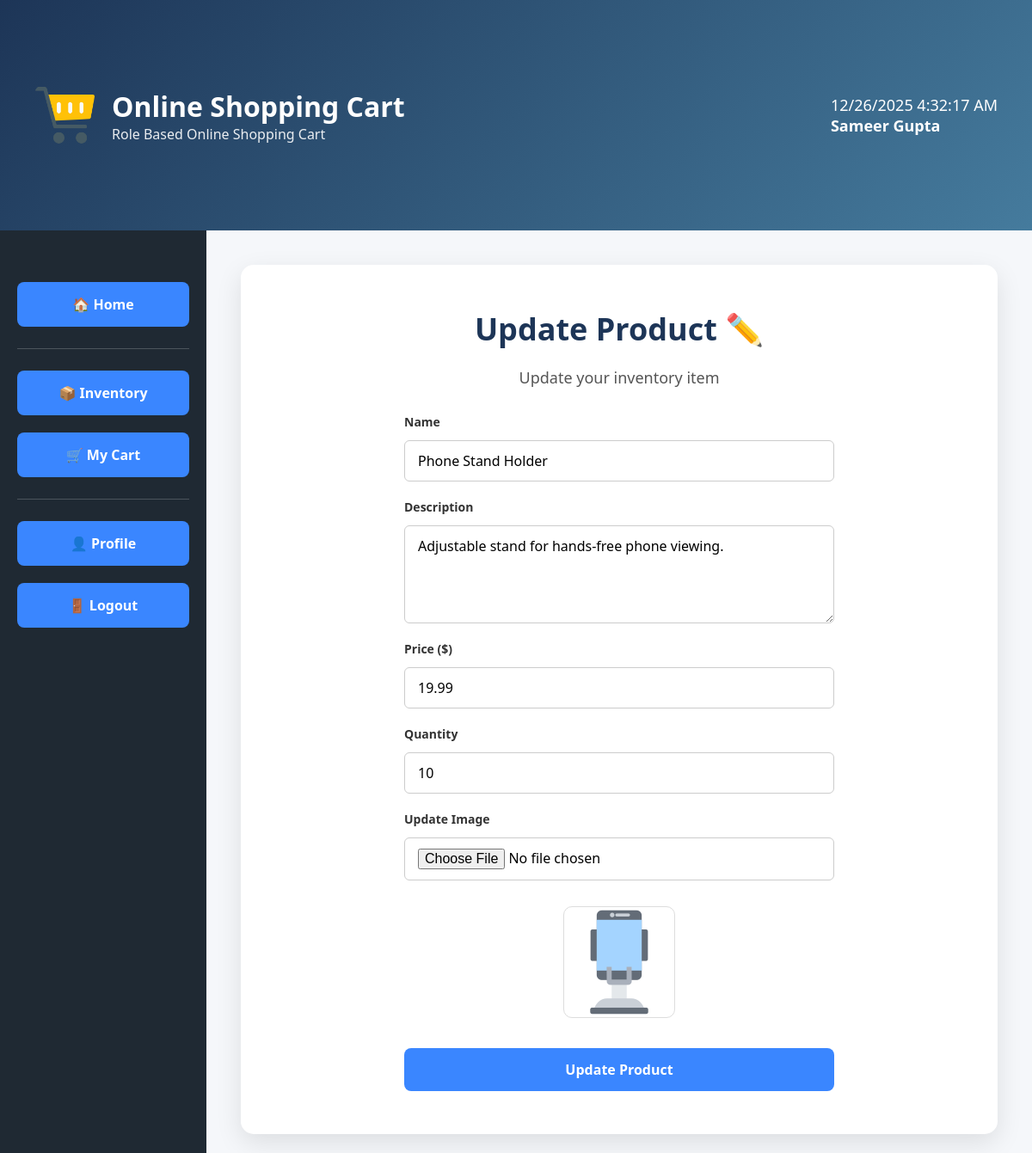
Page /seller/update-inventory/20 (signed in) on the committed database.
### src/models/inventory.py (models this page shows)
class Inventory(SQLModel, table=True):
    __tablename__ = "inventory"
    id: Optional[int] = Field(default=None, primary_key=True)
    name: str = Field(nullable=False, index=True)
    description: Optional[str] = Field(default=None)
    price: float = Field(nullable=False, gt=0)
    quantity: int = Field(default=0, ge=0)
    image: Optional[str] = Field(default=None)
    seller_id: int = Field(foreign_key="users.id", nullable=False)
    seller: Optional["User"] = Relationship(  # noqa
        sa_relationship_kwargs={"lazy": "select"},  # lazy loading
        back_populates=None,  # one-directional
    )
    is_active: bool = Field(default=True, index=True)
    created_at: datetime = Field(
        default_factory=get_utc_now, alias="created_at", index=True
    )
    updated_at: datetime = Field(
        default_factory=get_utc_now, alias="updated_at", index=True
    )

### src/routes/seller.py (the view, shortened to what this page needs)
@seller.route("/update-inventory/<int:item_id>", methods=["GET", "POST"])
@role_required("seller")
def update_inventory(item_id: int):
    seller_id = session.get("user_id")
    with Session(engine) as db:
        inventory = db.exec(
            select(Inventory).where(
                Inventory.id == item_id,
                Inventory.seller_id == seller_id,
                Inventory.is_active == True,  # noqa
            )
        ).one_or_none()
        if not inventory:
            message = "Inventory item not found"
            flash(message, "Error")
            logger.warning(message)
            return redirect(url_for("seller.dashboard"))
        if request.method == "GET":
            return render_template("seller/update_inventory.html", inventory=inventory, )
    return redirect(url_for("seller.dashboard"))

### src/utilities/security.py (called while the page is built, shortened)
def role_required(*allowed_roles: str):
    allowed_roles_set = {role.lower() for role in allowed_roles}
    def decorator(view):
        @wraps(view)
        def wrapped_view(*args, **kwargs):
            user_id = session.get("user_id")
            user_role = session.get("role")
            logger.debug(
                "Role access granted: user_id=%s role=%s path=%s",
                user_id,
                user_role,
                request.path,
            )
            return view(*args, **kwargs)
        return wrapped_view
    return decorator

### templates/seller/update_inventory.html (shortened to what this page needs)
{% extends "base.html" %}
{% block body %}
{% include "fragments/header.html" %}
<div class="container">
    {% include "fragments/navigation.html" %}
    <div class="content">
        <main class="landing-card">
            <h2>Update Product ✏️</h2>
            <p>Update your inventory item</p>
            <form class="auth-form"
                  method="post"
                  enctype="multipart/form-data">
                <div class="form-group">
                    <label>Name</label>
                    <input type="text" name="name"
                           value="{{ inventory.name }}" required>
                </div>
                <div class="form-group">
                    <label>Description</label>
                    <textarea name="description"
                              class="form-textarea"
                              rows="4"
                              required>{{ inventory.description }}</textarea>
                </div>
                <div class="form-group">
                    <label>Price ($)</label>
                    <input type="number"
                           step="0.01"
                           name="price"
                           value="{{ inventory.price }}"
                           required>
                </div>
                <div class="form-group">
                    <label>Quantity</label>
                    <input type="number"
                           name="quantity"
                           value="{{ inventory.quantity }}"
                           min="0"
                           required>
                </div>
                <div class="form-group">
                    <label>Update Image</label>
                    <input type="file"
                           name="image"
                           accept="image/*">
                </div>
                {% if inventory.image %}
                <div class="image-preview">
                    <img src="{{ url_for('static', filename='uploads/' + inventory.image) }}">
                </div>
                {% endif %}
                <button type="submit">Update Product</button>
            </form>
        </main>
    </div>
</div>
{% endblock %}

### static/css/style.css (style rules this page uses)
* { margin: 0; padding: 0; box-sizing: border-box; font-family: "Segoe UI", Tahoma, sans-serif; }
body { height: 100vh; background: #f5f7fa; overflow: hidden; }
.container { display: flex; height: 80vh; overflow-y: auto; }
.content { width: 80vw; padding: 40px; overflow-y: auto; }
.landing-card { background: white; border-radius: 15px; padding: 50px; box-shadow: 0 10px 30px rgba(0, 0, 0, 0.1); text-align: center; }
.landing-card h2 { font-size: 36px; color: #1d3557; }
.landing-card p { margin-top: 20px; font-size: 18px; color: #555; }
.auth-form { margin-top: 30px; display: flex; flex-direction: column; gap: 20px; max-width: 500px; margin-left: auto; margin-right: auto; }
.auth-form label { text-align: left; font-weight: 600; color: #333; }
.auth-form input, .auth-form textarea, .auth-form input[type="file"] { width: 100%; padding: 12px 15px; margin-top: 6px; border-radius: 6px; border: 1px solid #ccc; font-size: 16px; font-family: inherit; transition: border-color 0.3s ease, box-shadow 0.3s ease; }
.auth-form textarea { resize: vertical; min-height: 100px; }
.auth-form button { margin-top: 10px; padding: 14px; background: #3a86ff; color: white; border: none; border-radius: 8px; font-size: 16px; font-weight: bold; cursor: pointer; transition: background 0.3s ease, transform 0.2s ease; }
.form-group { display: flex; flex-direction: column; gap: 6px; }
.form-group label { font-size: 14px; font-weight: 600; color: #333; }
.image-preview { margin-top: 10px; text-align: center; }
.image-preview img { max-width: 200px; max-height: 200px; border-radius: 10px; object-fit: cover; border: 1px solid #ddd; }

### rows in the picture
Inventory: name "Phone Stand Holder", description "Adjustable stand for hands-free phone viewing.", price "19.99", quantity "10", image (picture)

### other values in the picture
{{ session.get("full_name") | title }} "Sameer Gupta"
